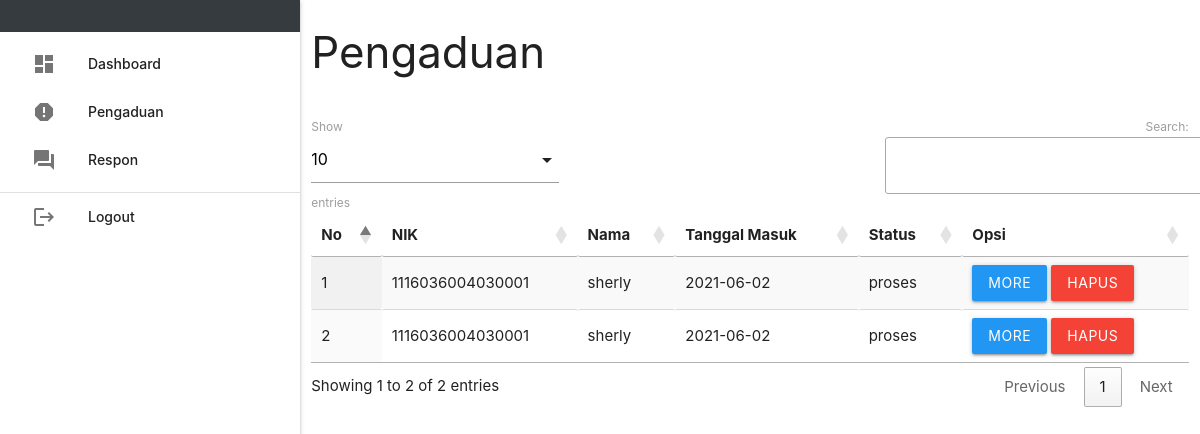
Page /petugas/index.php?p=pengaduan (signed in) on the committed database.
### tables this page shows
CREATE TABLE `pengaduan` (
  `id_pengaduan` int(5) NOT NULL,
  `tgl_pengaduan` date NOT NULL,
  `nik` varchar(16) NOT NULL,
  `isi_laporan` text NOT NULL,
  `foto` varchar(255) NOT NULL,
  `status` enum('proses','selesai') NOT NULL
);

CREATE TABLE `masyarakat` (
  `nik` varchar(16) NOT NULL,
  `nama` varchar(35) NOT NULL,
  `username` varchar(25) NOT NULL,
  `password` varchar(255) NOT NULL,
  `telp` varchar(13) NOT NULL
);

### petugas/pengaduan.php (the view, shortened to what this page needs)
    <div class="row">
    	<div class="col s12 m9">
    		<h3 class="darkgrey-text">Pengaduan</h3>
    	</div>
    </div>
    <table id="example" class="display responsive-table" style="width:100%">
    	<thead>
    		<tr>
    			<th>No</th>
    			<th>NIK</th>
    			<th>Nama</th>
    			<th>Tanggal Masuk</th>
    			<th>Status</th>
    			<th>Opsi</th>
    		</tr>
    	</thead>
    	<tbody>
    		<?php
$no = 1;
$query = mysqli_query($koneksi, "SELECT * FROM pengaduan INNER JOIN masyarakat ON pengaduan.nik=masyarakat.nik WHERE pengaduan.status='proses' ORDER BY pengaduan.id_pengaduan DESC");
while ($r = mysqli_fetch_assoc($query)) { ?>
    			<tr>
    				<td><?php echo $no++; ?></td>
    				<td><?php echo $r['nik']; ?></td>
    				<td><?php echo $r['nama']; ?></td>
    				<td><?php echo $r['tgl_pengaduan']; ?></td>
    				<td><?php echo $r['status']; ?></td>
    				<td><a class="btn modal-trigger blue" href="#more?id_pengaduan=<?php echo $r['id_pengaduan'] ?>">More</a> <a class="btn red" onclick="return confirm('Anda Yakin Ingin Menghapus Y/N')" href="index.php?p=pengaduan_hapus&id_pengaduan=<?php echo $r['id_pengaduan'] ?>">Hapus</a></td>
    			</tr>
    		<?php  }
?>
    	</tbody>
    </table>

### petugas/index.php (shortened to what this page needs)
<?php
include '../conn/koneksi.php';
?>
<!DOCTYPE html>
<html>
<head>
  <link type="text/css" rel="stylesheet" href="../css/materialize.min.css" media="screen,projection" />
  <link rel="stylesheet" href="https://cdnjs.cloudflare.com/ajax/libs/materialize/1.0.0/css/materialize.min.css">
  <link rel="stylesheet" type="text/css" href="https://cdn.datatables.net/1.10.19/css/jquery.dataTables.css">
</head>
<div class="row">
  <div class="col s12 m3">
    <ul id="slide-out" class="sidenav sidenav-fixed">
      <li>
        <div class="user-view">
          <div class="background">
            <img src="../img/bahan.png">
          </div>
        </div>
      </li>
      <li><a href="index.php?p=dashboard"><i class="material-icons">dashboard</i>Dashboard</a></li>
      <li><a href="index.php?p=pengaduan"><i class="material-icons">report</i>Pengaduan</a></li>
      <li><a href="index.php?p=respon"><i class="material-icons">question_answer</i>Respon</a></li>
      <li>
        <div class="divider"></div>
      </li>
      <li><a class="waves-effect" href="../index.php?p=logout"><i class="material-icons">logout</i>Logout</a></li>
    </ul>
    <a href="#" data-target="slide-out" class="btn sidenav-trigger"><i class="material-icons">menu</i></a>
  </div>
  <div class="col s12 m9">
    <?php
    if (@$_GET['p'] == "") {
      include_once 'dashboard.php';
    } elseif (@$_GET['p'] == "dashboard") {
      include_once 'dashboard.php';
    } elseif (@$_GET['p'] == "pengaduan") {
      include_once 'pengaduan.php';
    } elseif (@$_GET['p'] == "more") {
      include_once 'more.php';
    } elseif (@$_GET['p'] == "tanggapan") {
      include_once 'tanggapan.php';
    } elseif (@$_GET['p'] == "respon") {
      include_once 'respon.php';
    } elseif (@$_GET['p'] == "tanggapan_hapus") {
      $query = mysqli_query($koneksi, "DELETE FROM tanggapan WHERE id_tanggapan='" . $_GET['id_tanggapan'] . "'");
      if ($query) {
        header('location:index.php?p=respon');
      }
    }
    ?>
  </div>
</div>
</body>
</html>

### rows in the picture
pengaduan: masyarakat.nik "1116036004030001", masyarakat.nama "sherly", tgl_pengaduan "2021-06-02", status "proses"
pengaduan: masyarakat.nik "1116036004030001", masyarakat.nama "sherly", tgl_pengaduan "2021-06-02", status "proses"
